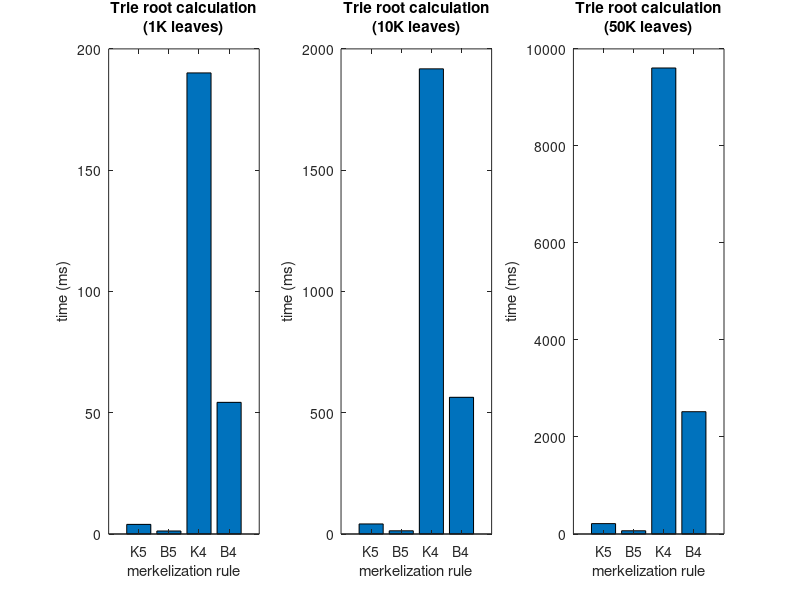

MATLAB code for this plot:
bench = [
  3966765,    41485660,  214235725;
  1240894,    13263299,   66882925;
190096322,  1917772464, 9606306400;
 54279465,   563591395, 2521270958]

subplot(1,3,1)
bar(bench(:,1)/1000000)
title("Trie root calculation\n(1K leaves)")
ylabel("time (ms)")
xlabel("merkelization rule")
set(gca, "xticklabel", ["K5"; "B5"; "K4"; "B4"])

subplot(1,3,2)
bar(bench(:,2)/1000000)
title("Trie root calculation\n(10K leaves)")
ylabel("time (ms)")
xlabel("merkelization rule")
set(gca, "xticklabel", ["K5"; "B5"; "K4"; "B4"])

subplot(1,3,3)
bar(bench(:,3)/1000000)
title("Trie root calculation\n(50K leaves)")
ylabel("time (ms)")
xlabel("merkelization rule")
set(gca, "xticklabel", ["K5"; "B5"; "K4"; "B4"])